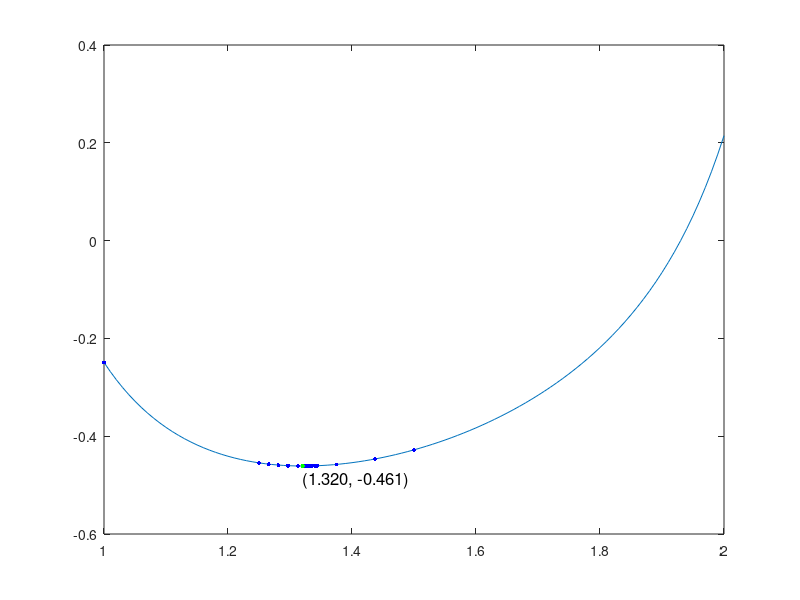

This figure's MATLAB source:
# Лабораторная работа 1. Вариант 7.

function main()
  clc;

  debug = true;

  a = 1;
  b = 2;
  eps = 1e-2;

  [x_min, f_min, n, xs, fs] = find_min(debug, a, b, eps);
  draw_plot(a, b, eps, x_min, f_min, xs, fs);

  fprintf('\n\033[36mТочка минимума (x*, f(x*)) = (%.10f, %.10f), количество вычислений функции: %d.\033[0m\n', x_min, f_min, n);
  %x_min - 1.777
  end

function [x_min, f_min, n, xs, fs] = find_min(debug, a, b, eps)
  x0 = a;
  f0 = f(x0);
  delta = (b - a)/4;

  xs = [];
  fs = [];
  xs(end + 1) = x0;
  fs(end + 1) = f0;

  if debug
    fprintf('(x0, f(x0)) = (%.10f, %.10f).\n', x0, f0);
  endif

  i = 1;

  while true
    x1 = x0 + delta;
    f1 = f(x1);
    i = i + 1;

    if debug
      fprintf('(x%d, f(x%d)) = (%.10f, %.10f).\n', i-1, i-1, x1, f1);
    endif

    if f0 > f1
      if a <= x1 <= b
        x0 = x1;
        f0 = f1;

        xs(end + 1) = x1;
        fs(end + 1) = f1;

        continue;
      endif
    endif

    if abs(delta) < eps
      x_min = x0;
      f_min = f0;
      n = i;
      return;
    endif

    delta = -delta / 4;
    x0 = x1;
    f0 = f1;

    xs(end + 1) = x1;
    fs(end + 1) = f1;
  endwhile
end

function draw_plot(a, b, step, x_min, f_min, xs, fs)
  x=a:step:b;
  y = zeros(size(x));
  for i = 1:length(x)
      y(i) = f(x(i));
  end
  plot(x,y);
  hold on;
  scatter(xs(1), fs(1), 8, 'r', 'filled');
  for i = 2:length(xs)
      scatter(xs(i-1), fs(i-1), 8, 'b', 'filled');
      scatter(xs(i), fs(i), 8, 'r', 'filled');
      pause(2);
  end
  scatter(x_min, f_min, 10, 'g', 'filled');
  text(x_min, f_min, sprintf('\n\n\n\n(%.3f, %.3f)', x_min, f_min), 'FontSize', 12);
  hold off;
end

function y = f(x)
  y = atan(x .^ 3 - 5 * x + 1) + ((x .^ 2) / (3 * x - 2)) .^ sqrt(3);
  %y = (x-1.777).^2;
end




